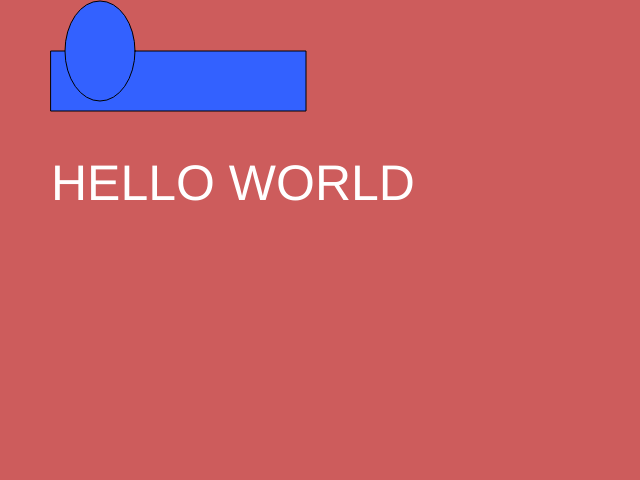
Frame 1 (no input)
Frame 60 (no input): identical to frame 1, image omitted
Frame 120 (the mouse pressed at the canvas centre since frame 60): identical to frame 1, image omitted

The p5.js sketch that drew this single still picture (run headless with seeded random() and noise() and a simulated clock; from frame 60 on, the mouse is pressed at the canvas centre):

// p5.js sketch
// ── sketch.js
function setup() {
  createCanvas(640, 480);
}

function draw() {
  background(205, 92, 92);
  fill(51, 97, 255);
  rect(51, 51, 255, 60);
  ellipse(100, 51, 70, 100);
  textSize(50);
  fill(255);
  text('HELLO WORLD', 51, 200);
}
